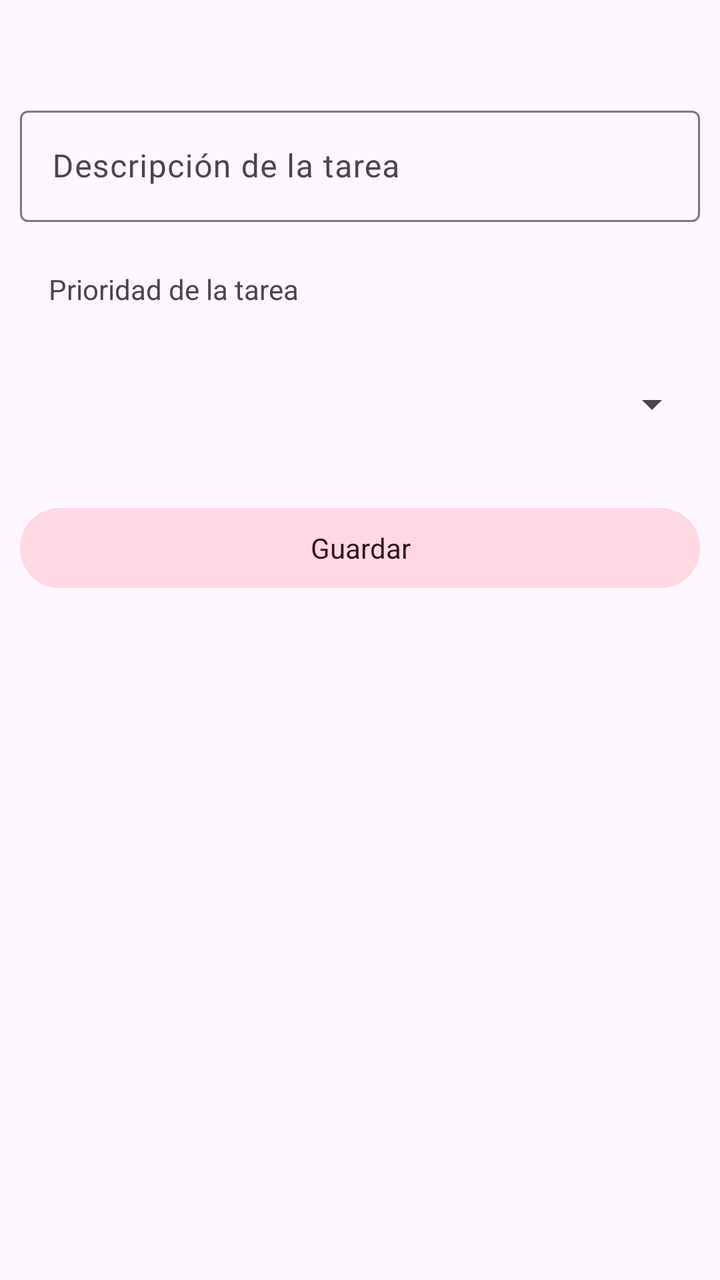
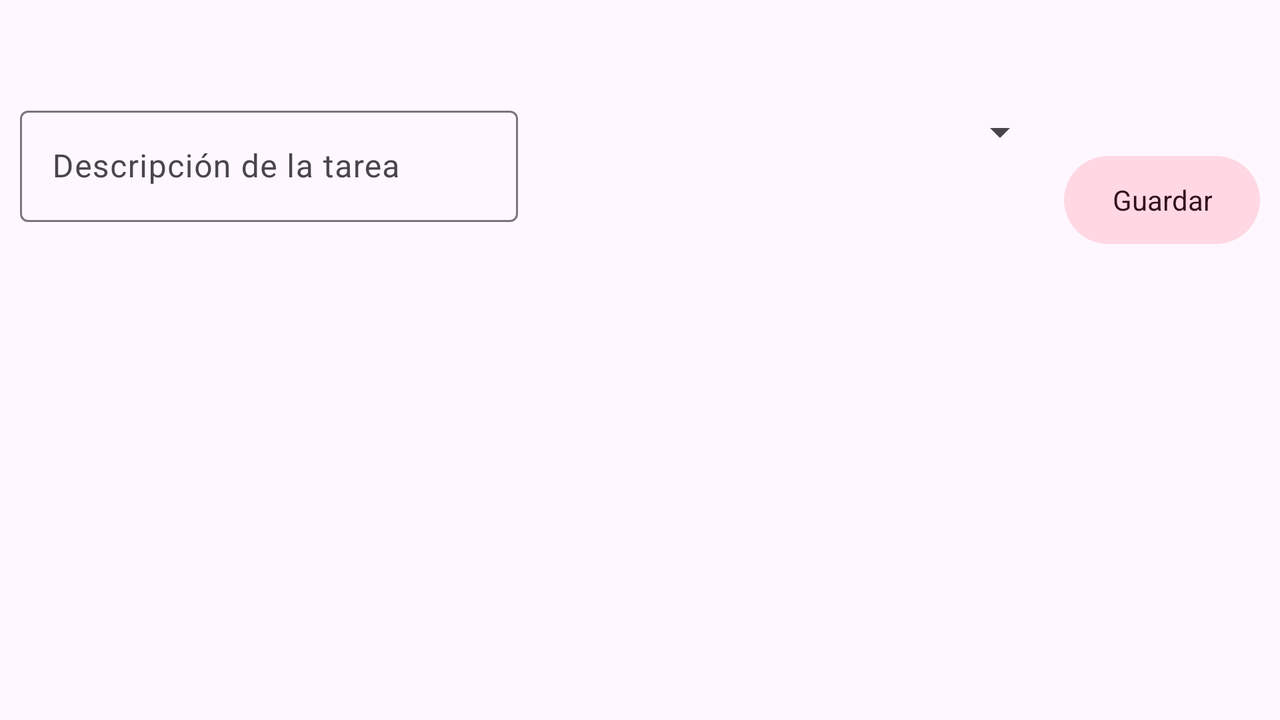

First picture: res/layout/ on a phone held upright. Second picture: the repository's own variant of that layout, on a device whose configuration matches the variant's folder. Source for both follows.
<!-- AndroidManifest.xml: application theme Theme.Proyecto -->
<!-- res/layout/fragment_add_tarea.xml -->
<?xml version="1.0" encoding="utf-8"?>
<androidx.constraintlayout.widget.ConstraintLayout
    xmlns:android="http://schemas.android.com/apk/res/android"
    xmlns:tools="http://schemas.android.com/tools"
    xmlns:app="http://schemas.android.com/apk/res-auto"
    android:layout_width="match_parent"
    android:layout_height="match_parent"
    android:padding="10dp"
    tools:context=".views.AddTareaFragment">

    
    <com.google.android.material.textfield.TextInputLayout
        android:id="@+id/layoutTareaDescripcion"
        android:layout_width="match_parent"
        android:layout_height="wrap_content"
        android:layout_marginTop="40dp"
        app:layout_constraintBottom_toTopOf="@+id/textInputLayoutPrioridad"
        app:layout_constraintTop_toTopOf="parent"
        app:layout_constraintVertical_bias="0.0"
        tools:layout_editor_absoluteX="16dp">

        <com.google.android.material.textfield.TextInputEditText
            android:id="@+id/TareaDescripcion"
            android:layout_width="match_parent"
            android:layout_height="wrap_content"
            android:hint="@string/descripci_n_de_la_tarea_hint"
            android:imeOptions="actionNext" />
    </com.google.android.material.textfield.TextInputLayout>

    <Space
        android:id="@+id/space"
        android:layout_width="wrap_content"
        android:layout_height="8dp"
        app:layout_constraintTop_toBottomOf="@id/layoutTareaDescripcion"
        app:layout_constraintStart_toStartOf="parent"
        app:layout_constraintEnd_toEndOf="parent"/>

    

    <TextView
        android:id="@+id/textView5"
        android:layout_width="wrap_content"
        android:layout_height="wrap_content"
        android:layout_marginTop="16dp"
        android:text="@string/prioridad_de_la_tarea"
        app:layout_constraintEnd_toEndOf="@id/layoutTareaDescripcion"
        app:layout_constraintHorizontal_bias="0.067"
        app:layout_constraintStart_toStartOf="@id/layoutTareaDescripcion"
        app:layout_constraintTop_toBottomOf="@id/space" />

    <com.google.android.material.textfield.TextInputLayout
        android:id="@+id/textInputLayoutPrioridad"
        android:layout_width="match_parent"
        android:layout_height="64dp"
        android:layout_marginTop="16dp"
        app:boxBackgroundMode="outline"
        app:boxStrokeWidth="2dp"
        app:layout_constraintTop_toBottomOf="@id/textView5"
        app:layout_constraintStart_toStartOf="parent"
        app:layout_constraintEnd_toEndOf="parent">

        <Spinner
            android:id="@+id/spinnerCategoria"
            android:layout_width="match_parent"
            android:layout_height="match_parent"
            android:paddingStart="24dp"
            android:paddingTop="16dp"
            android:paddingEnd="8dp"
            android:paddingBottom="16dp" />
    </com.google.android.material.textfield.TextInputLayout>

    <Button
        android:id="@+id/btnGuardarTarea"
        android:layout_width="0dp"
        android:layout_height="wrap_content"
        android:text="@string/guardar"
        app:layout_constraintTop_toBottomOf="@id/textInputLayoutPrioridad"
        app:layout_constraintStart_toStartOf="parent"
        app:layout_constraintEnd_toEndOf="parent"
        android:layout_marginTop="16dp"
        style="@style/Widget.Material3.FloatingActionButton.Large.Tertiary"/>

</androidx.constraintlayout.widget.ConstraintLayout>
<!-- resources referenced by this layout -->
<resources>
  <string name="descripci_n_de_la_tarea_hint">Descripción de la tarea</string>
  <string name="guardar">Guardar</string>
  <string name="prioridad_de_la_tarea">Prioridad de la tarea</string>
  <style name="Theme.Proyecto" parent="Base.Theme.Proyecto" />
  <style name="Base.Theme.Proyecto" parent="Theme.Material3.DayNight.NoActionBar">
          
          
      </style>
</resources>
<!-- res/layout-land/fragment_add_tarea.xml (the repository's variant of the layout above) -->
<!-- drawn on the phone turned sideways -->
<?xml version="1.0" encoding="utf-8"?>
<androidx.constraintlayout.widget.ConstraintLayout
    xmlns:android="http://schemas.android.com/apk/res/android"
    xmlns:tools="http://schemas.android.com/tools"
    xmlns:app="http://schemas.android.com/apk/res-auto"
    android:layout_width="match_parent"
    android:layout_height="match_parent"
    android:padding="10dp"
    tools:context=".views.AddTareaFragment">

    <com.google.android.material.textfield.TextInputLayout
        android:id="@+id/layoutTareaDescripcion"
        android:layout_width="0dp"
        android:layout_height="wrap_content"
        android:layout_marginTop="40dp"
        app:layout_constraintTop_toTopOf="parent"
        app:layout_constraintStart_toStartOf="parent"
        app:layout_constraintEnd_toStartOf="@id/textInputLayoutPrioridad"
        app:layout_constraintHorizontal_chainStyle="packed"
        android:layout_marginEnd="8dp">

        <com.google.android.material.textfield.TextInputEditText
            android:id="@+id/TareaDescripcion"
            android:layout_width="match_parent"
            android:layout_height="wrap_content"
            android:hint="@string/descripci_n_de_la_tarea_hint"
            android:imeOptions="actionNext" />
    </com.google.android.material.textfield.TextInputLayout>

    <com.google.android.material.textfield.TextInputLayout
        android:id="@+id/textInputLayoutPrioridad"
        android:layout_width="0dp"
        android:layout_height="wrap_content"
        android:layout_marginTop="40dp"
        app:layout_constraintTop_toTopOf="parent"
        app:layout_constraintStart_toEndOf="@id/layoutTareaDescripcion"
        app:layout_constraintEnd_toStartOf="@id/btnGuardarTarea"
        app:layout_constraintHorizontal_chainStyle="packed"
        android:layout_marginStart="8dp"
        android:layout_marginEnd="8dp">

        <Spinner
            android:id="@+id/spinnerCategoria"
            android:layout_width="match_parent"
            android:layout_height="wrap_content"
            android:paddingStart="24dp"
            android:paddingTop="16dp"
            android:paddingEnd="8dp"
            android:paddingBottom="16dp" />
    </com.google.android.material.textfield.TextInputLayout>

    <Button
        android:id="@+id/btnGuardarTarea"
        style="@style/Widget.Material3.FloatingActionButton.Large.Tertiary"
        android:layout_width="wrap_content"
        android:layout_height="52dp"
        android:text="@string/guardar"
        app:layout_constraintTop_toTopOf="@id/textInputLayoutPrioridad"
        app:layout_constraintEnd_toEndOf="parent"
        android:layout_marginTop="24dp"/>

</androidx.constraintlayout.widget.ConstraintLayout>
<!-- resources referenced by the variant -->
<!-- as the phone turned sideways resolves them -->
<resources>
  <string name="descripci_n_de_la_tarea_hint">Descripción de la tarea</string>
  <string name="guardar">Guardar</string>
  <style name="Theme.Proyecto" parent="Base.Theme.Proyecto" />
  <style name="Base.Theme.Proyecto" parent="Theme.Material3.DayNight.NoActionBar">
          
          
      </style>
</resources>
